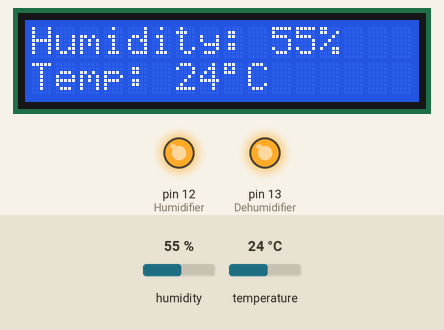
Bench run of a sketch on a simulated Arduino Uno, built with avr-gcc and run on an emulated ATmega328P. On the bench: 16×2 character LCD, output pins drawn as LEDs (lit = HIGH). Wiring (inferred from the names in the program): DHT11 sensor: data A0. The inputs (shaded band) are chosen by the test bench; at power-on: humidity 55 %, temperature 24 °C. What the sketch prints to the serial monitor is not drawn.

Above: at 3.2 s.
3.3 s: humidity set to 27 %
At 5.0 s:
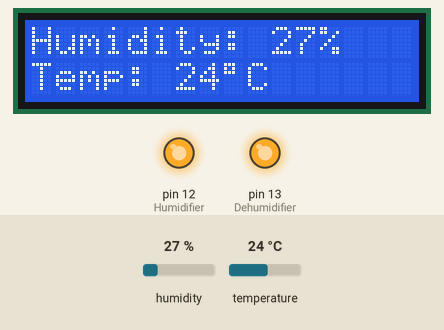
5.7 s: humidity set to 24 %
At 7.1 s:
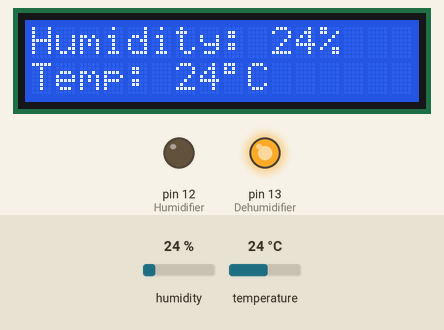
7.8 s: humidity set to 68 %
At 9.1 s:
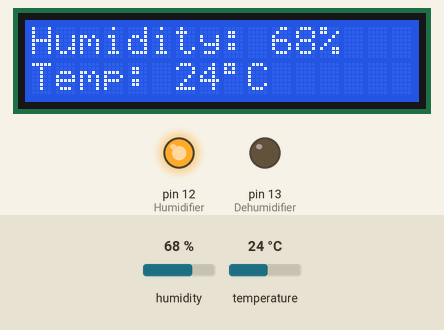
9.9 s: temperature set to 12 °C
At 11.1 s:
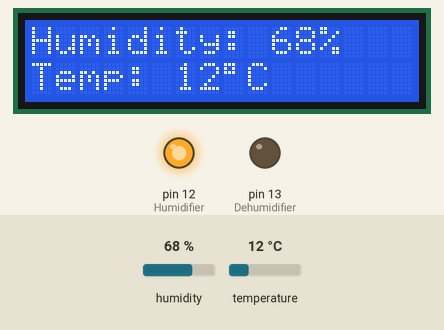
Timing chart, 0 to 12.9 s (numbered marks = the images above; inputs shaded):
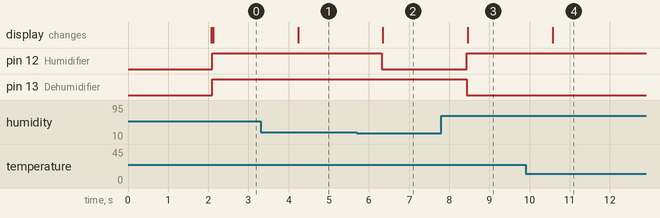

Measured:
- the behaviour switches between 26 and 25 % on humidity (found by bisection; images 1 and 2)
- after the input at 3.3 s, the display: changes after 0.94 s (image 1)
- after the input at 5.7 s, pin 12 (Humidifier): HIGH → LOW after 0.62 s; the display: changes after 0.65 s (image 2)
- after the input at 7.8 s, pin 12 (Humidifier): LOW → HIGH after 0.63 s; pin 13 (Dehumidifier): HIGH → LOW after 0.63 s; the display: changes after 0.66 s (image 3)
- after the input at 9.9 s, the display: changes after 0.67 s (image 4)

The sketch:

ARDUINO.ino
```cpp
#include <SoftwareSerial.h>
SoftwareSerial bt(8, 9); // RX, TX

#include <LiquidCrystal.h>
#include "dht.h"
#define dataPin A0
LiquidCrystal lcd(2, 3, 4, 5, 6, 7);
dht DHT;

int temp;
int hum;

#define Humidifier 12

#define Dehumidifier 13


void setup() {

 Serial.begin(9600);
 bt.begin(9600);
 Serial.println("Ready");

  pinMode (Humidifier, OUTPUT);
  pinMode (Dehumidifier, OUTPUT);

  lcd.begin(16,2);
  lcd.setCursor(0,0);
  lcd.print("Humidifier");
  lcd.setCursor(0,1);
  lcd.print("Dehumidifier");
  delay(2000);
  lcd.clear();
}

void loop(){
  int readData = DHT.read11(dataPin);

  hum = DHT.humidity;
  temp = DHT.temperature;

  lcd.setCursor(0,0);
  lcd.print("Humidity: ");
  lcd.print(hum);
  lcd.print("% ");

  lcd.setCursor(0,1);
  lcd.print("Temp: ");
  lcd.print(temp);
  lcd.print((char)223); //degree symbol
  lcd.print("C ");

    if( hum > 60){
      digitalWrite(Humidifier, HIGH);
      digitalWrite(Dehumidifier, LOW);
    }else if(hum < 26){
      digitalWrite(Dehumidifier, HIGH);
      digitalWrite(Humidifier, LOW);
    }else {
      digitalWrite(Humidifier, HIGH);
      digitalWrite(Dehumidifier, HIGH);
    }


 bt.print("Temperature");
 bt.print(temp); //send distance to MIT App
 bt.print(";");
 bt.print("Humidity");
 bt.print(hum); //send distance to MIT App
 bt.println(";");

  delay(1000);
}
```

dht.cpp
```cpp
//
//    FILE: dht22.cpp
// VERSION: 0.1.00
// PURPOSE: DHT22 Temperature & Humidity Sensor library for Arduino
//
// DATASHEET:
//
// HISTORY:
// 0.1.0 by Rob Tillaart (01/04/2011)
// inspired by DHT11 library
//

#include "dht.h"

#define TIMEOUT 10000

/////////////////////////////////////////////////////
//
// PUBLIC
//


// return values:
//  0 : OK
// -1 : checksum error
// -2 : timeout
int dht::read11(uint8_t pin)
{
	// READ VALUES
	int rv = read(pin);
	if (rv != 0) return rv;

	// CONVERT AND STORE
	humidity    = bits[0];  // bit[1] == 0;
	temperature = bits[2];  // bits[3] == 0;

	// TEST CHECKSUM
	uint8_t sum = bits[0] + bits[2]; // bits[1] && bits[3] both 0
	if (bits[4] != sum) return -1;

	return 0;
}

// return values:
//  0 : OK
// -1 : checksum error
// -2 : timeout
int dht::read22(uint8_t pin)
{
	// READ VALUES
	int rv = read(pin);
	if (rv != 0) return rv;

	// CONVERT AND STORE
	humidity    = word(bits[0], bits[1]) * 0.1;

	int sign = 1;
	if (bits[2] & 0x80) // negative temperature
	{
		bits[2] = bits[2] & 0x7F;
		sign = -1;
	}
	temperature = sign * word(bits[2], bits[3]) * 0.1;


	// TEST CHECKSUM
	uint8_t sum = bits[0] + bits[1] + bits[2] + bits[3];
	if (bits[4] != sum) return -1;

	return 0;
}

/////////////////////////////////////////////////////
//
// PRIVATE
//

// return values:
//  0 : OK
// -2 : timeout
int dht::read(uint8_t pin)
{
	// INIT BUFFERVAR TO RECEIVE DATA
	uint8_t cnt = 7;
	uint8_t idx = 0;

	// EMPTY BUFFER
	for (int i=0; i< 5; i++) bits[i] = 0;

	// REQUEST SAMPLE
	pinMode(pin, OUTPUT);
	digitalWrite(pin, LOW);
	delay(20);
	digitalWrite(pin, HIGH);
	delayMicroseconds(40);
	pinMode(pin, INPUT);

	// GET ACKNOWLEDGE or TIMEOUT
	unsigned int loopCnt = TIMEOUT;
	while(digitalRead(pin) == LOW)
		if (loopCnt-- == 0) return -2;

	loopCnt = TIMEOUT;
	while(digitalRead(pin) == HIGH)
		if (loopCnt-- == 0) return -2;

	// READ THE OUTPUT - 40 BITS => 5 BYTES
	for (int i=0; i<40; i++)
	{
		loopCnt = TIMEOUT;
		while(digitalRead(pin) == LOW)
			if (loopCnt-- == 0) return -2;

		unsigned long t = micros();

		loopCnt = TIMEOUT;
		while(digitalRead(pin) == HIGH)
			if (loopCnt-- == 0) return -2;

		if ((micros() - t) > 40) bits[idx] |= (1 << cnt);
		if (cnt == 0)   // next byte?
		{
			cnt = 7;
			idx++;
		}
		else cnt--;
	}

	return 0;
}
//
// END OF FILE
//
```

dht.h
```cpp
//
//    FILE: dht.h
// VERSION: 0.1.00
// PURPOSE: DHT Temperature & Humidity Sensor library for Arduino
//
//     URL: http://arduino.cc/playground/Main/DHTLib
//
// HISTORY:
// see dht.cpp file
//

#ifndef dht_h
#define dht_h

#if ARDUINO >= 100
 #include "Arduino.h"
#else
 #include "WProgram.h"
#endif

#define DHT_LIB_VERSION "0.1.00"

class dht
{
public:
	int read11(uint8_t pin);
    int read22(uint8_t pin);
	double humidity;
	double temperature;

private:
	uint8_t bits[5];  // buffer to receive data
	int read(uint8_t pin);
};
#endif
//
// END OF FILE
//
```
